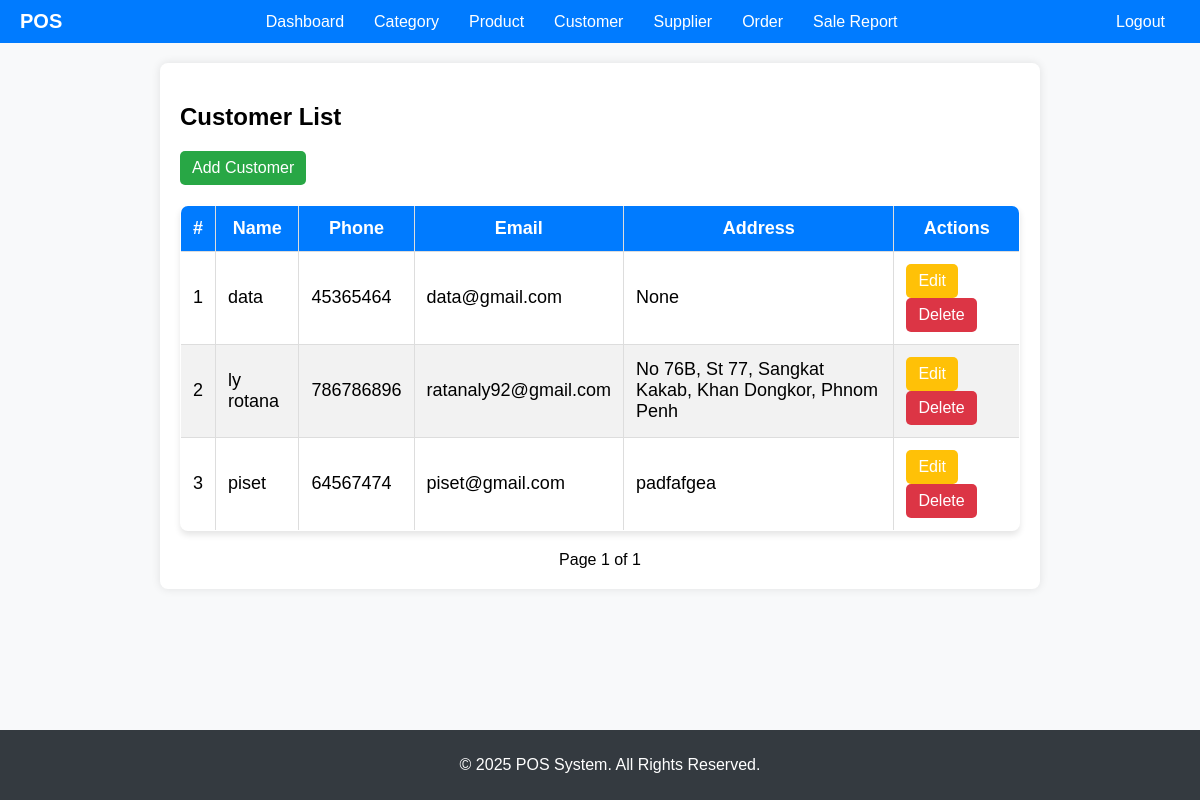
The app's page /customers/ with its own data.
### customers/models.py (models this page shows, shortened)
class Customer(models.Model):
    name = models.CharField(max_length=200)
    phone = models.CharField(max_length=15, unique=True)
    email = models.EmailField(unique=True, blank=True, null=True)
    address = models.TextField(blank=True, null=True)
    created_at = models.DateTimeField(auto_now_add=True)

### customers/views.py (the view)
# urls.py: path("customers/", customer_list, name="customer_list"),
def customer_list(request):
    customer_list = Customer.objects.all()
    paginator = Paginator(customer_list, 15)  # Display 15 customers per page
    page_number = request.GET.get('page')
    customers = paginator.get_page(page_number)
    return render(request, "customer_list.html", {"customers": customers})

### customers/templates/customer_list.html (shortened to what this page needs)
{% extends "base.html" %}
{% load static %}
{% load humanize %}
{% block content %}
    <h2>Customer List</h2>
    <a href="{% url 'customer_add' %}" class="btn btn-success">Add Customer</a>
    <table class="styled-table">
        <thead>
            <tr>
                <th>#</th>
                <th>Name</th>
                <th>Phone</th>
                <th>Email</th>
                <th>Address</th>
                <th>Actions</th>
            </tr>
        </thead>
        <tbody>
            {% for customer in customers %}
            <tr>
                <td>{{ forloop.counter }}</td>
                <td>{{ customer.name }}</td>
                <td>{{ customer.phone }}</td>
                <td>{{ customer.email }}</td>
                <td>{{ customer.address }}</td>
                <td>
                    <a href="{% url 'customer_edit' customer.id %}" class="btn btn-warning">Edit</a>
                    <a href="{% url 'customer_delete' customer.id %}" class="btn btn-danger">Delete</a>
                </td>
            </tr>
            {% empty %}
            <tr>
                <td colspan="6" style="text-align: center;">No customers found.</td>
            </tr>
            {% endfor %}
        </tbody>
    </table>
    <div class="pagination">
        <span>Page {{ customers.number }} of {{ customers.paginator.num_pages }}</span>
    </div>
{% endblock %}

### static/css/style.css (style rules this page uses)
body { font-family: Arial, sans-serif; margin: 20px; }
table { width: 100%; border-collapse: collapse; margin-top: 20px; }
table, th, td { border: 1px solid black; }
th, td { padding: 10px; text-align: left; }

### templates/base.html (style rules this page uses)
body { font-family: Arial, sans-serif; margin: 0; padding: 0; background-color: #f8f9fa; }

### customers/templates/customer_list.html (style rules this page uses)
.styled-table { width: 100%; border-collapse: collapse; margin-top: 20px; font-size: 18px; text-align: left; border-radius: 8px; overflow: hidden; box-shadow: 0px 4px 6px rgba(0, 0, 0, 0.1); }
.styled-table th, .styled-table td { padding: 12px; border: 1px solid #ddd; }
.styled-table th { background-color: #007bff; color: white; text-align: center; }
.styled-table tr:nth-child(even) { background-color: #f2f2f2; }
.btn { padding: 8px 12px; border: none; border-radius: 5px; color: white; text-decoration: none; font-size: 16px; display: inline-block; margin-right: 5px; text-align: center; }
.btn-success { background-color: #28a745; }
.btn-warning { background-color: #ffc107; }
.btn-danger { background-color: #dc3545; }
.pagination { margin-top: 20px; text-align: center; }

### records on screen
Customer: name "data", phone "45365464", email "data@gmail.com", address "None"
Customer: name "ly rotana", phone "786786896", email "ratanaly92@gmail.com", address "No 76B, St 77, Sangkat Kakab, Khan Dongkor, Phnom Penh"
Customer: name "piset", phone "64567474", email "piset@gmail.com", address "padfafgea"

### other values on screen
{{ customers.number }} "1"
{{ customers.paginator.num_pages }} "1"
